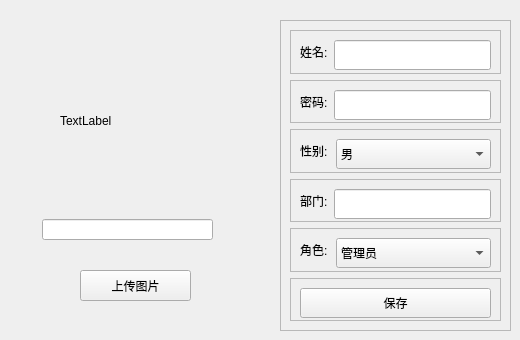
         <widget class="QWidget" name="photo">
          <widget class="QLabel" name="image_label">
           <property name="geometry">
            <rect>
             <x>60</x>
             <y>30</y>
             <width>151</width>
             <height>181</height>
            </rect>
           </property>
           <property name="text">
            <string>TextLabel</string>
           </property>
          </widget>
          <widget class="QPushButton" name="open_photo_Button">
           <property name="geometry">
            <rect>
             <x>80</x>
             <y>270</y>
             <width>111</width>
             <height>31</height>
            </rect>
           </property>
           <property name="text">
            <string>上传图片</string>
           </property>
          </widget>
          <widget class="QFrame" name="frame_5">
           <property name="geometry">
            <rect>
             <x>280</x>
             <y>20</y>
             <width>231</width>
             <height>311</height>
            </rect>
           </property>
           <property name="frameShape">
            <enum>QFrame::StyledPanel</enum>
           </property>
           <property name="frameShadow">
            <enum>QFrame::Raised</enum>
           </property>
           <layout class="QVBoxLayout" name="verticalLayout_4">
            <item>
             <widget class="QFrame" name="frame_6">
              <property name="frameShape">
               <enum>QFrame::StyledPanel</enum>
              </property>
              <property name="frameShadow">
               <enum>QFrame::Raised</enum>
              </property>
              <layout class="QHBoxLayout" name="horizontalLayout_2">
               <item>
                <widget class="QLabel" name="label_2">
                 <property name="text">
                  <string>姓名:</string>
                 </property>
                </widget>
               </item>
               <item>
                <widget class="QLineEdit" name="name_2">
                 <property name="sizePolicy">
                  <sizepolicy hsizetype="Expanding" vsizetype="Fixed">
                   <horstretch>0</horstretch>
                   <verstretch>1</verstretch>
                  </sizepolicy>
                 </property>
                 <property name="minimumSize">
                  <size>
                   <width>0</width>
                   <height>30</height>
                  </size>
                 </property>
                 <property name="text">
                  <string/>
                 </property>
                </widget>
               </item>
              </layout>
             </widget>
            </item>
            <item>
             <widget class="QFrame" name="frame_22">
              <property name="frameShape">
               <enum>QFrame::StyledPanel</enum>
              </property>
              <property name="frameShadow">
               <enum>QFrame::Raised</enum>
              </property>
              <layout class="QHBoxLayout" name="horizontalLayout_16">
               <item>
                <widget class="QLabel" name="label_15">
                 <property name="text">
                  <string>密码:</string>
                 </property>
                </widget>
               </item>
               <item>
                <widget class="QLineEdit" name="password_2">
                 <property name="sizePolicy">
                  <sizepolicy hsizetype="Expanding" vsizetype="Fixed">
                   <horstretch>0</horstretch>
                   <verstretch>1</verstretch>
                  </sizepolicy>
                 </property>
                 <property name="minimumSize">
                  <size>
                   <width>0</width>
                   <height>30</height>
                  </size>
                 </property>
                 <property name="text">
                  <string/>
                 </property>
                </widget>
               </item>
              </layout>
             </widget>
            </item>
            <item>
             <widget class="QFrame" name="frame_21">
              <property name="frameShape">
               <enum>QFrame::StyledPanel</enum>
              </property>
              <property name="frameShadow">
               <enum>QFrame::Raised</enum>
              </property>
              <layout class="QHBoxLayout" name="horizontalLayout_15">
               <item>
                <widget class="QLabel" name="label_14">
                 <property name="text">
                  <string>性别:</string>
                 </property>
                </widget>
               </item>
               <item>
                <widget class="QComboBox" name="sex_3">
                 <property name="sizePolicy">
                  <sizepolicy hsizetype="Preferred" vsizetype="Fixed">
                   <horstretch>0</horstretch>
                   <verstretch>1</verstretch>
                  </sizepolicy>
                 </property>
                 <property name="minimumSize">
                  <size>
                   <width>155</width>
                   <height>30</height>
                  </size>
                 </property>
                 <item>
                  <property name="text">
                   <string>男</string>
                  </property>
                 </item>
                 <item>
                  <property name="text">
                   <string>女</string>
                  </property>
                 </item>
                </widget>
               </item>
              </layout>
             </widget>
            </item>
            <item>
             <widget class="QFrame" name="frame_23">
              <property name="frameShape">
               <enum>QFrame::StyledPanel</enum>
              </property>
              <property name="frameShadow">
               <enum>QFrame::Raised</enum>
              </property>
              <layout class="QHBoxLayout" name="horizontalLayout_17">
               <item>
                <widget class="QLabel" name="label_16">
                 <property name="text">
                  <string>部门:</string>
                 </property>
                </widget>
               </item>
               <item>
                <widget class="QLineEdit" name="depart_2">
                 <property name="sizePolicy">
                  <sizepolicy hsizetype="Expanding" vsizetype="Fixed">
                   <horstretch>0</horstretch>
                   <verstretch>1</verstretch>
                  </sizepolicy>
                 </property>
                 <property name="minimumSize">
                  <size>
                   <width>0</width>
                   <height>30</height>
                  </size>
                 </property>
                 <property name="text">
                  <string/>
                 </property>
                </widget>
               </item>
              </layout>
             </widget>
            </item>
            <item>
             <widget class="QFrame" name="frame_7">
              <property name="frameShape">
               <enum>QFrame::StyledPanel</enum>
              </property>
              <property name="frameShadow">
               <enum>QFrame::Raised</enum>
              </property>
              <layout class="QHBoxLayout" name="horizontalLayout_3">
               <item>
                <widget class="QLabel" name="label_3">
                 <property name="text">
                  <string>角色:</string>
                 </property>
                </widget>
               </item>
               <item>
                <widget class="QComboBox" name="role_2">
                 <property name="sizePolicy">
                  <sizepolicy hsizetype="Preferred" vsizetype="Fixed">
                   <horstretch>0</horstretch>
                   <verstretch>1</verstretch>
                  </sizepolicy>
                 </property>
                 <property name="minimumSize">
                  <size>
                   <width>155</width>
                   <height>30</height>
                  </size>
                 </property>
                 <item>
                  <property name="text">
                   <string>管理员</string>
                  </property>
                 </item>
                 <item>
                  <property name="text">
                   <string>员工</string>
                  </property>
                 </item>
                </widget>
               </item>
              </layout>
             </widget>
            </item>
            <item>
             <widget class="QFrame" name="frame_8">
              <property name="frameShape">
               <enum>QFrame::StyledPanel</enum>
              </property>
              <property name="frameShadow">
               <enum>QFrame::Raised</enum>
              </property>
              <layout class="QHBoxLayout" name="horizontalLayout_18">
               <item>
                <widget class="QPushButton" name="save_data_Button_2">
                 <property name="sizePolicy">
                  <sizepolicy hsizetype="Minimum" vsizetype="Fixed">
                   <horstretch>0</horstretch>
                   <verstretch>1</verstretch>
                  </sizepolicy>
                 </property>
                 <property name="minimumSize">
                  <size>
                   <width>0</width>
                   <height>30</height>
                  </size>
                 </property>
                 <property name="text">
                  <string>保存</string>
                 </property>
                </widget>
               </item>
              </layout>
             </widget>
            </item>
           </layout>
          </widget>
          <widget class="QLineEdit" name="lineEdit">
           <property name="geometry">
            <rect>
             <x>42</x>
             <y>219</y>
             <width>171</width>
             <height>21</height>
            </rect>
           </property>
          </widget>
         </widget>
